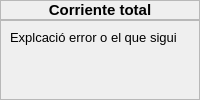
                  <widget class="QWidget" name="page6">
                   <layout class="QVBoxLayout" name="verticalLayout_20">
                    <property name="spacing">
                     <number>0</number>
                    </property>
                    <property name="leftMargin">
                     <number>0</number>
                    </property>
                    <property name="topMargin">
                     <number>0</number>
                    </property>
                    <property name="rightMargin">
                     <number>0</number>
                    </property>
                    <property name="bottomMargin">
                     <number>0</number>
                    </property>
                    <item>
                     <widget class="QFrame" name="frame_inf1_5">
                      <property name="minimumSize">
                       <size>
                        <width>0</width>
                        <height>20</height>
                       </size>
                      </property>
                      <property name="frameShape">
                       <enum>QFrame::StyledPanel</enum>
                      </property>
                      <property name="frameShadow">
                       <enum>QFrame::Raised</enum>
                      </property>
                      <layout class="QHBoxLayout" name="horizontalLayout_8">
                       <property name="spacing">
                        <number>0</number>
                       </property>
                       <property name="leftMargin">
                        <number>0</number>
                       </property>
                       <property name="topMargin">
                        <number>0</number>
                       </property>
                       <property name="rightMargin">
                        <number>0</number>
                       </property>
                       <property name="bottomMargin">
                        <number>0</number>
                       </property>
                       <item>
                        <widget class="QLabel" name="label_info1_5">
                         <property name="font">
                          <font>
                           <family>Arial</family>
                           <pointsize>11</pointsize>
                           <weight>75</weight>
                           <bold>true</bold>
                          </font>
                         </property>
                         <property name="text">
                          <string>Corriente total</string>
                         </property>
                         <property name="alignment">
                          <set>Qt::AlignCenter</set>
                         </property>
                        </widget>
                       </item>
                      </layout>
                     </widget>
                    </item>
                    <item>
                     <widget class="QFrame" name="frame_inf2_5">
                      <property name="sizePolicy">
                       <sizepolicy hsizetype="Preferred" vsizetype="Expanding">
                        <horstretch>0</horstretch>
                        <verstretch>0</verstretch>
                       </sizepolicy>
                      </property>
                      <property name="frameShape">
                       <enum>QFrame::StyledPanel</enum>
                      </property>
                      <property name="frameShadow">
                       <enum>QFrame::Raised</enum>
                      </property>
                      <layout class="QHBoxLayout" name="horizontalLayout_41">
                       <item>
                        <widget class="QLabel" name="label_info6">
                         <property name="font">
                          <font>
                           <family>Arial</family>
                           <pointsize>10</pointsize>
                          </font>
                         </property>
                         <property name="text">
                          <string>Explcació error o el que sigui</string>
                         </property>
                         <property name="alignment">
                          <set>Qt::AlignLeading|Qt::AlignLeft|Qt::AlignTop</set>
                         </property>
                        </widget>
                       </item>
                      </layout>
                     </widget>
                    </item>
                   </layout>
                  </widget>
